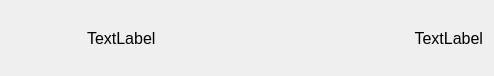
<?xml version="1.0" encoding="UTF-8"?>
<ui version="4.0">
 <class>MeItem</class>
 <widget class="QWidget" name="MeItem">
  <property name="geometry">
   <rect>
    <x>0</x>
    <y>0</y>
    <width>494</width>
    <height>76</height>
   </rect>
  </property>
  <property name="sizePolicy">
   <sizepolicy hsizetype="Preferred" vsizetype="Maximum">
    <horstretch>0</horstretch>
    <verstretch>0</verstretch>
   </sizepolicy>
  </property>
  <property name="maximumSize">
   <size>
    <width>16777215</width>
    <height>82</height>
   </size>
  </property>
  <property name="contextMenuPolicy">
   <enum>Qt::DefaultContextMenu</enum>
  </property>
  <property name="windowTitle">
   <string>Form</string>
  </property>
  <layout class="QHBoxLayout" name="horizontalLayout_3">
   <property name="topMargin">
    <number>8</number>
   </property>
   <property name="bottomMargin">
    <number>8</number>
   </property>
   <item>
    <widget class="QWidget" name="widget" native="true">
     <property name="sizePolicy">
      <sizepolicy hsizetype="Fixed" vsizetype="Fixed">
       <horstretch>0</horstretch>
       <verstretch>0</verstretch>
      </sizepolicy>
     </property>
     <property name="minimumSize">
      <size>
       <width>60</width>
       <height>60</height>
      </size>
     </property>
     <property name="styleSheet">
      <string notr="true">background:transparent;</string>
     </property>
    </widget>
   </item>
   <item>
    <layout class="QHBoxLayout" name="horizontalLayout">
     <property name="leftMargin">
      <number>10</number>
     </property>
     <item>
      <widget class="QLabel" name="lab_key">
       <property name="font">
        <font>
         <pointsize>12</pointsize>
        </font>
       </property>
       <property name="styleSheet">
        <string notr="true">background:transparent;</string>
       </property>
       <property name="text">
        <string>TextLabel</string>
       </property>
      </widget>
     </item>
    </layout>
   </item>
   <item>
    <layout class="QHBoxLayout" name="horizontalLayout_2">
     <item>
      <widget class="QLabel" name="lab_val">
       <property name="font">
        <font>
         <pointsize>12</pointsize>
        </font>
       </property>
       <property name="styleSheet">
        <string notr="true">background:transparent;</string>
       </property>
       <property name="text">
        <string>TextLabel</string>
       </property>
       <property name="alignment">
        <set>Qt::AlignRight|Qt::AlignTrailing|Qt::AlignVCenter</set>
       </property>
      </widget>
     </item>
    </layout>
   </item>
  </layout>
 </widget>
 <resources/>
 <connections/>
</ui>
